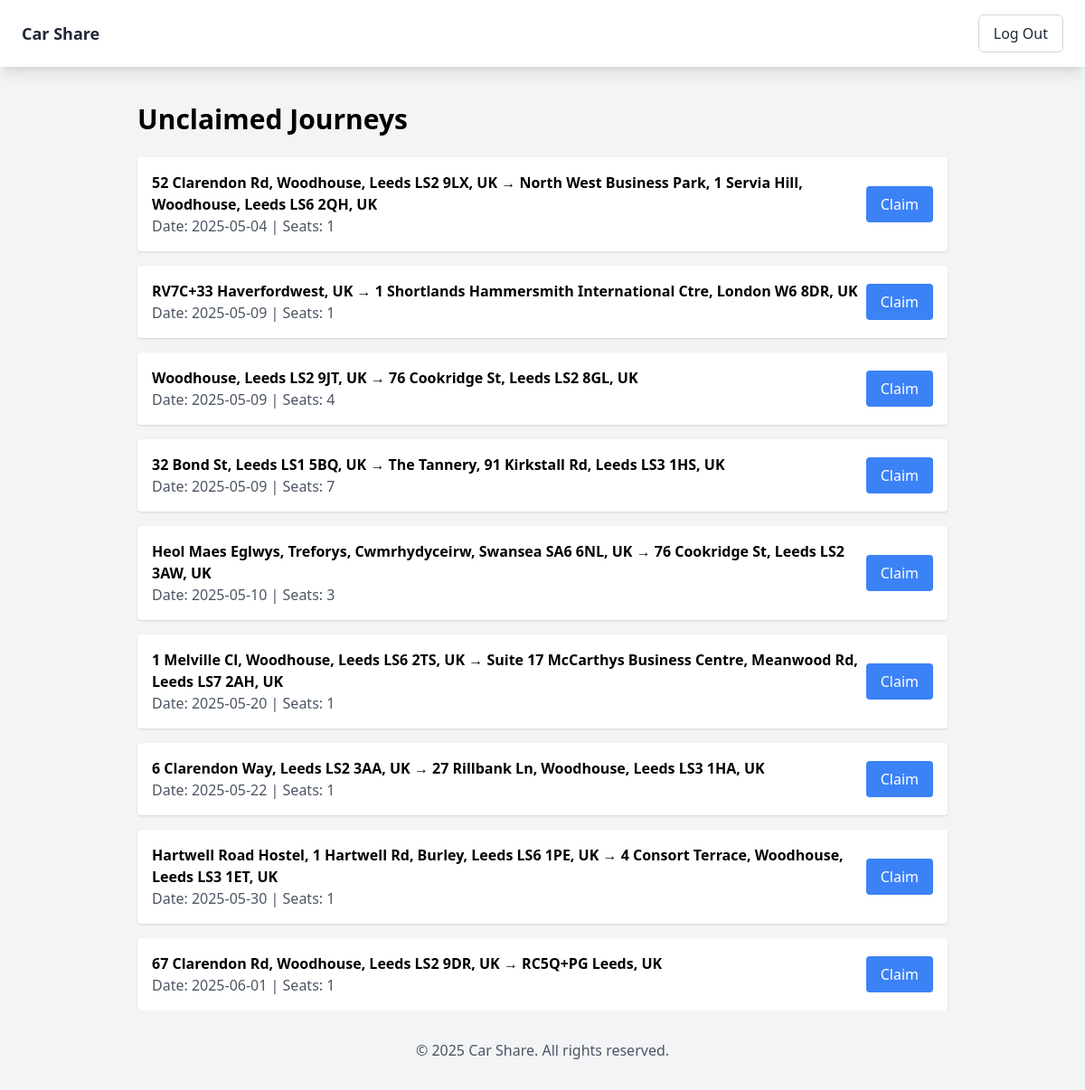
Page /available_journeys (signed in) on the committed database.
### app/models.py (models this page shows)
class Journey(db.Model):
    __tablename__ = 'journeys'
    id = db.Column(db.Integer, primary_key=True)
    creator_id = db.Column(db.Integer, db.ForeignKey('users.id'), nullable=False)
    driver_id = db.Column(db.Integer, db.ForeignKey('users.id'))
    start_location = db.Column(db.String(100), nullable=False)
    end_location = db.Column(db.String(100), nullable=False)
    journey_date = db.Column(db.Date, nullable=False)
    journey_time = db.Column(db.Time, nullable=False)
    is_recurring = db.Column(db.Boolean, default=False)
    recurring_days = db.Column(db.String(100))  # comma-separated days
    available_seats = db.Column(db.Integer, nullable=False, default=1)
    journey_status = db.Column(db.String(20), default='active')
    support_issues = db.relationship('SupportIssue', back_populates='journey', lazy=True)
    bookings = db.relationship('Booking', backref='journey', lazy=True)
    messages = db.relationship('Message', backref='journey', lazy=True)

### app/__init__.py (the view)
@app.route('/available_journeys')
@login_required
def available_journeys():
    if current_user.role != UserRole.driver:
        flash("Only drivers can view available journeys.", "danger")
        return redirect(url_for('index'))
    journeys = Journey.query.filter(
        Journey.driver_id == None,            # Unclaimed
        Journey.journey_status == 'active'    # Only active journeys
    ).order_by(Journey.journey_date.asc()).all()  # Optional: show soonest first
    return render_template('available_journeys.html', journeys=journeys)

### app/__init__.py (called while the page is built)
@login_manager.user_loader
def load_user(user_id):
    return User.query.get(int(user_id))

### app/templates/available_journeys.html (shortened to what this page needs)
{% extends 'base.html' %}
{% block content %}
<div class="max-w-4xl mx-auto mt-10">
    <h2 class="text-3xl font-bold mb-6">Unclaimed Journeys</h2>
    {% if journeys %}
        <div class="space-y-4">
            {% for journey in journeys %}
            <div class="p-4 bg-white rounded shadow flex justify-between items-center">
                <div>
                    <p><strong>{{ journey.start_location }}</strong> → <strong>{{ journey.end_location }}</strong></p>
                    <p class="text-gray-600">Date: {{ journey.journey_date }} | Seats: {{ journey.available_seats }}</p>
                </div>
                <form method="POST" action="{{ url_for('claim_journey', journey_id=journey.id) }}">
                    <button class="bg-blue-500 text-white px-4 py-2 rounded hover:bg-blue-600">Claim</button>
                </form>
            </div>
            {% endfor %}
        </div>
    {% else %}
        <p class="text-gray-600">There are currently no unclaimed journeys.</p>
    {% endif %}
</div>
{% endblock %}

### rows in the picture
Journey: start_location "52 Clarendon Rd, Woodhouse, Leeds LS2 9LX, UK", end_location "North West Business Park, 1 Servia Hill, Woodhouse, Leeds LS6 2QH, UK", journey_date "2025-05-04", available_seats "1"
Journey: start_location "RV7C+33 Haverfordwest, UK", end_location "1 Shortlands Hammersmith International Ctre, London W6 8DR, UK", journey_date "2025-05-09", available_seats "1"
Journey: start_location "Woodhouse, Leeds LS2 9JT, UK", end_location "76 Cookridge St, Leeds LS2 8GL, UK", journey_date "2025-05-09", available_seats "4"
Journey: start_location "32 Bond St, Leeds LS1 5BQ, UK", end_location "The Tannery, 91 Kirkstall Rd, Leeds LS3 1HS, UK", journey_date "2025-05-09", available_seats "7"
Journey: start_location "Heol Maes Eglwys, Treforys, Cwmrhydyceirw, Swansea SA6 6NL, UK", end_location "76 Cookridge St, Leeds LS2 3AW, UK", journey_date "2025-05-10", available_seats "3"
Journey: start_location "1 Melville Cl, Woodhouse, Leeds LS6 2TS, UK", end_location "Suite 17 McCarthys Business Centre, Meanwood Rd, Leeds LS7 2AH, UK", journey_date "2025-05-20", available_seats "1"
Journey: start_location "6 Clarendon Way, Leeds LS2 3AA, UK", end_location "27 Rillbank Ln, Woodhouse, Leeds LS3 1HA, UK", journey_date "2025-05-22", available_seats "1"
Journey: start_location "Hartwell Road Hostel, 1 Hartwell Rd, Burley, Leeds LS6 1PE, UK", end_location "4 Consort Terrace, Woodhouse, Leeds LS3 1ET, UK", journey_date "2025-05-30", available_seats "1"
Journey: start_location "67 Clarendon Rd, Woodhouse, Leeds LS2 9DR, UK", end_location "RC5Q+PG Leeds, UK", journey_date "2025-06-01", available_seats "1"
